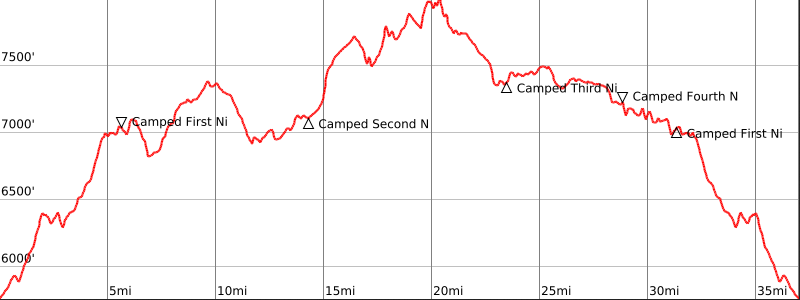
#> input picture docs/pages/hiking/blog_posts/Gila_wilderness/images/Gila_wilderness_elevation_map.jpg, 800 x 300 px; its folder holds only this picture in this run
$ python image_reducer.py
#> lines starting #> are read from the running program, lines starting #| are printed output that depends on the picture
from PIL import Image
import os

# Root folder to start searching in
TARGET_DIR = r"docs\pages\hiking\blog_posts\Gila_wilderness\images"   # change this to your top-level folder

# Max sizes (widths in pixels)
SIZES = {
    "hero": 2000,
    "content": 1200,
    "thumb": 600
}

QUALITY = 80  # WebP quality (0–100)

# Walk through all subdirectories
for root, _, files in os.walk(TARGET_DIR):
    for file in files:
        if not file.lower().endswith((".jpg", ".jpeg", ".png")):
            continue

        img_path = os.path.join(root, file)
        try:
            img = Image.open(img_path)
#> img is the input picture: PIL image 800x300 RGBA; mean R, G, B, A 249.5, 246.4, 246.4, 255
        except Exception as e:
            print(f"❌ Could not open {img_path}: {e}")
            continue

        base, _ = os.path.splitext(file)

        for label, max_width in SIZES.items():
            resized = img.copy()
            w, h = resized.size

            # Resize if wider than max width
            if w > max_width:
                new_height = int(h * max_width / w)
                resized = resized.resize((max_width, new_height), Image.LANCZOS)

            out_path = os.path.join(root, f"{base}_{label}.webp")
            resized.save(out_path, "WEBP", quality=QUALITY, method=6)
            print(f"✅ Saved {out_path}")
#> this loop made 3 passes
#> pass 3, `resized = resized.resize((max_width, new_height), Image.LANCZOS)`:
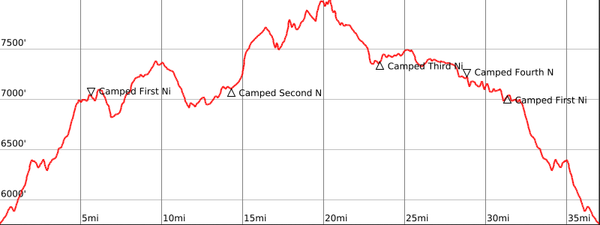
#> resized: PIL image 600x225 RGBA; mean R, G, B, A 249, 245.8, 245.8, 255
